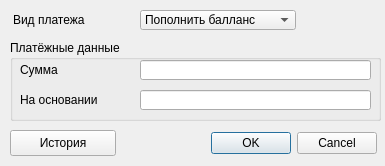
<ui version="4.0" >
 <class>Dialog</class>
 <widget class="QDialog" name="Dialog" >
  <property name="geometry" >
   <rect>
    <x>0</x>
    <y>0</y>
    <width>385</width>
    <height>166</height>
   </rect>
  </property>
  <property name="windowTitle" >
   <string>Новая проводка для Dolphink</string>
  </property>
  <widget class="QGroupBox" name="groupBox" >
   <property name="geometry" >
    <rect>
     <x>10</x>
     <y>40</y>
     <width>371</width>
     <height>81</height>
    </rect>
   </property>
   <property name="title" >
    <string>Платёжные данные</string>
   </property>
   <widget class="QLineEdit" name="summ_edit" >
    <property name="geometry" >
     <rect>
      <x>130</x>
      <y>20</y>
      <width>231</width>
      <height>20</height>
     </rect>
    </property>
   </widget>
   <widget class="QLabel" name="summ_label" >
    <property name="geometry" >
     <rect>
      <x>10</x>
      <y>20</y>
      <width>111</width>
      <height>20</height>
     </rect>
    </property>
    <property name="text" >
     <string>Сумма</string>
    </property>
   </widget>
   <widget class="QLineEdit" name="payed_document_edit" >
    <property name="geometry" >
     <rect>
      <x>130</x>
      <y>50</y>
      <width>231</width>
      <height>20</height>
     </rect>
    </property>
    <property name="frame" >
     <bool>true</bool>
    </property>
   </widget>
   <widget class="QLabel" name="payed_document_label" >
    <property name="geometry" >
     <rect>
      <x>10</x>
      <y>50</y>
      <width>115</width>
      <height>20</height>
     </rect>
    </property>
    <property name="text" >
     <string>На основании</string>
    </property>
   </widget>
  </widget>
  <widget class="QLabel" name="pay_type_label" >
   <property name="geometry" >
    <rect>
     <x>13</x>
     <y>10</y>
     <width>111</width>
     <height>20</height>
    </rect>
   </property>
   <property name="text" >
    <string>Вид платежа</string>
   </property>
  </widget>
  <widget class="QPushButton" name="transactions_pushButton" >
   <property name="geometry" >
    <rect>
     <x>10</x>
     <y>130</y>
     <width>106</width>
     <height>26</height>
    </rect>
   </property>
   <property name="text" >
    <string>История</string>
   </property>
  </widget>
  <widget class="QDialogButtonBox" name="buttonBox" >
   <property name="geometry" >
    <rect>
     <x>210</x>
     <y>130</y>
     <width>167</width>
     <height>26</height>
    </rect>
   </property>
   <property name="orientation" >
    <enum>Qt::Horizontal</enum>
   </property>
   <property name="standardButtons" >
    <set>QDialogButtonBox::Cancel|QDialogButtonBox::NoButton|QDialogButtonBox::Ok</set>
   </property>
  </widget>
  <widget class="QComboBox" name="payed_type_edit" >
   <property name="geometry" >
    <rect>
     <x>140</x>
     <y>10</y>
     <width>156</width>
     <height>20</height>
    </rect>
   </property>
   <item>
    <property name="text" >
     <string>Пополнить балланс</string>
    </property>
   </item>
   <item>
    <property name="text" >
     <string>Списать с балланса</string>
    </property>
   </item>
  </widget>
 </widget>
 <resources/>
 <connections>
  <connection>
   <sender>buttonBox</sender>
   <signal>accepted()</signal>
   <receiver>Dialog</receiver>
   <slot>accept()</slot>
   <hints>
    <hint type="sourcelabel" >
     <x>248</x>
     <y>254</y>
    </hint>
    <hint type="destinationlabel" >
     <x>157</x>
     <y>274</y>
    </hint>
   </hints>
  </connection>
  <connection>
   <sender>buttonBox</sender>
   <signal>rejected()</signal>
   <receiver>Dialog</receiver>
   <slot>reject()</slot>
   <hints>
    <hint type="sourcelabel" >
     <x>316</x>
     <y>260</y>
    </hint>
    <hint type="destinationlabel" >
     <x>286</x>
     <y>274</y>
    </hint>
   </hints>
  </connection>
 </connections>
</ui>
